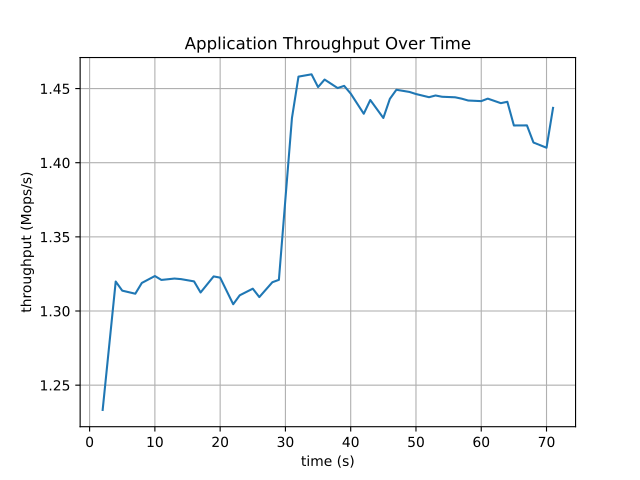

Recreate this plot in Python.
#!/usr/bin/env python3

import matplotlib.pyplot as plt
import pandas as pd
import sys

# Check if the filename is provided
if len(sys.argv) < 2:
    print("Please provide the CSV filename as a command-line argument.")
    sys.exit()

# Number of lines to read
#num_lines = 1000

# Read the CSV file
file_name = sys.argv[1]
data = pd.read_csv(file_name, header=None)

# Extract the columns
time_seconds = data[0]
throughput_ops = data[1] / 1e6  # Convert to Mops/s

# Plot the figure
plt.plot(time_seconds, throughput_ops)
plt.xlabel('time (s)')
plt.ylabel('throughput (Mops/s)')
plt.title('Application Throughput Over Time')
plt.grid(True)
plt.savefig(f'{file_name}.pdf', format='pdf')  # Save to PDF
